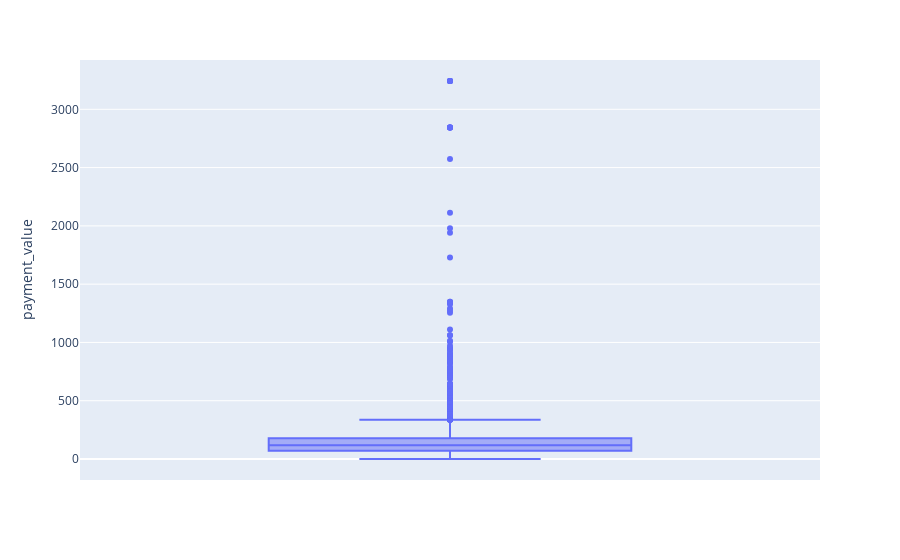

The notebook cell saved with this chart:
### Code cell
# Check Outlier
fig = px.box(df, y="payment_value")
fig.show()

### Figure 1 — Plotly figure (JSON) as saved in the notebook; plotly's stock layout.template omitted (floating-point values rounded to 4 significant figures; data arrays with more than 128 entries replaced by an {"elided": "..."} marker saying what was removed)
{"data": [{"alignmentgroup": "True", "hovertemplate": "payment_value=%{y}<extra></extra>", "legendgroup": "", "marker": {"color": "#636efa"}, "name": "", "notched": false, "offsetgroup": "", "orientation": "v", "showlegend": false, "type": "box", "x0": " ", "xaxis": "x", "y": {"elided": "3649 float values"}, "y0": " ", "yaxis": "y"}], "layout": {"boxmode": "group", "legend": {"tracegroupgap": 0}, "margin": {"t": 60}, "xaxis": {"anchor": "y", "domain": [0, 1]}, "yaxis": {"anchor": "x", "domain": [0, 1], "title": {"text": "payment_value"}}}}
